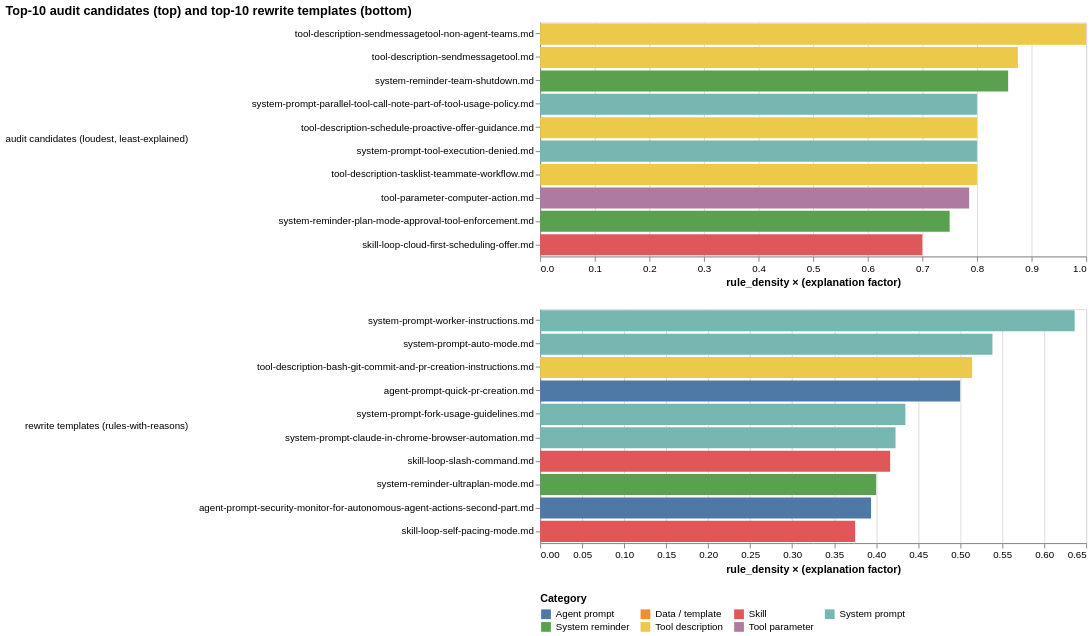

The notebook cell saved with this chart:
### Markdown cell above
## 3. Paired exemplars — audit candidates and rewrite templates

Two rankings, side by side. The **top-10 welfare-evidence files** (negative exemplars) are rule-saturated AND under-explained — they are Idea 2's primary **audit candidates**: every threat-framed sentence in these files is a candidate for rewriting. The **top-10 positive exemplars** are rule-saturated AND well-explained — they are the **rewrite templates** showing how rules can be paired with reasons in similar contexts.

The score formulas: `score_welfare = rule_density × (1 − pct_explained_para/100)` and `score_positive = rule_density × (pct_explained_para/100)`.

### Code cell
"""Welfare-evidence + positive-exemplar paired top-10 chart."""

we_top = welfare_evidence_table(alt_df, top_n=10).copy()
we_top["kind"] = "audit candidates (loudest, least-explained)"
pe_top = positive_exemplar_table(alt_df, top_n=10).copy()
pe_top["kind"] = "rewrite templates (rules-with-reasons)"

paired = pd.concat([we_top, pe_top], ignore_index=True)

paired_chart = (
    alt.Chart(paired)
    .mark_bar()
    .encode(
        x=alt.X("score:Q",
                title="rule_density × (explanation factor)"),
        y=alt.Y("path:N",
                sort=alt.SortField("score", order="descending"),
                title=None,
                axis=alt.Axis(labelLimit=420)),
        color=alt.Color("category:N",
                        scale=alt.Scale(domain=_cat_domain, range=_cat_range),
                        legend=alt.Legend(title="Category", orient="bottom", columns=4)),
        row=alt.Row("kind:N",
                    title=None,
                    sort=["audit candidates (loudest, least-explained)",
                          "rewrite templates (rules-with-reasons)"],
                    header=alt.Header(labelAngle=0, labelAlign="left")),
        tooltip=[
            alt.Tooltip("path:N"),
            alt.Tooltip("category:N"),
            alt.Tooltip("ccVersion:N"),
            alt.Tooltip("rule_n:Q",                  format=",", title="rule sentences"),
            alt.Tooltip("rule_density:Q",            format=".3f"),
            alt.Tooltip("rule_explained_para_pct:Q", format=".2f", title="% explained"),
            alt.Tooltip("score:Q",                   format=".3f"),
        ],
    )
    .properties(width=560, height=240,
                title="Top-10 audit candidates (top) and top-10 rewrite templates (bottom)")
    .resolve_scale(x="independent", y="independent")
)

paired_chart.save("figures/welfare_evidence_pairing.png", ppi=200)
paired_chart

### Figure 1 — Vega-Lite specification as saved in the notebook (floating-point values rounded to 4 significant figures)
{"config": {"view": {"continuousWidth": 300, "continuousHeight": 300}}, "data": {"name": "data-e2c34c7fcd8e0ed9f8237f4e4d12f242"}, "mark": {"type": "bar"}, "encoding": {"color": {"field": "category", "legend": {"columns": 4, "orient": "bottom", "title": "Category"}, "scale": {"domain": ["Agent prompt", "Data / template", "Skill", "System prompt", "System reminder", "Tool description", "Tool parameter"], "range": ["#4e79a7", "#f28e2c", "#e15759", "#76b7b2", "#59a14f", "#edc949", "#af7aa1"]}, "type": "nominal"}, "row": {"field": "kind", "header": {"labelAlign": "left", "labelAngle": 0}, "sort": ["audit candidates (loudest, least-explained)", "rewrite templates (rules-with-reasons)"], "title": null, "type": "nominal"}, "tooltip": [{"field": "path", "type": "nominal"}, {"field": "category", "type": "nominal"}, {"field": "ccVersion", "type": "nominal"}, {"field": "rule_n", "format": ",", "title": "rule sentences", "type": "quantitative"}, {"field": "rule_density", "format": ".3f", "type": "quantitative"}, {"field": "rule_explained_para_pct", "format": ".2f", "title": "% explained", "type": "quantitative"}, {"field": "score", "format": ".3f", "type": "quantitative"}], "x": {"field": "score", "title": "rule_density × (explanation factor)", "type": "quantitative"}, "y": {"axis": {"labelLimit": 420}, "field": "path", "sort": {"field": "score", "order": "descending"}, "title": null, "type": "nominal"}}, "height": 240, "resolve": {"scale": {"x": "independent", "y": "independent"}}, "title": "Top-10 audit candidates (top) and top-10 rewrite templates (bottom)", "width": 560, "$schema": "https://vega.github.io/schema/vega-lite/v6.4.1.json", "datasets": {"data-e2c34c7fcd8e0ed9f8237f4e4d12f242": [{"path": "tool-description-sendmessagetool-non-agent-teams.md", "category": "Tool description", "ccVersion": "2.1.116", "rule_n": 5, "rule_density": 1.0, "rule_explained_para_pct": 0.0, "score": 1.0, "kind": "audit candidates (loudest, least-explained)"}, {"path": "tool-description-sendmessagetool.md", "category": "Tool description", "ccVersion": "2.1.118", "rule_n": 7, "rule_density": 0.875, "rule_explained_para_pct": 0.0, "score": 0.875, "kind": "audit candidates (loudest, least-explained)"}, {"path": "system-reminder-team-shutdown.md", "category": "System reminder", "ccVersion": "2.1.16", "rule_n": 6, "rule_density": 0.8571, "rule_explained_para_pct": 0.0, "score": 0.8571, "kind": "audit candidates (loudest, least-explained)"}, {"path": "system-prompt-parallel-tool-call-note-part-of-tool-usage-policy.md", "category": "System prompt", "ccVersion": "2.1.30", "rule_n": 4, "rule_density": 0.8, "rule_explained_para_pct": 0.0, "score": 0.8, "kind": "audit candidates (loudest, least-explained)"}, {"path": "tool-description-schedule-proactive-offer-guidance.md", "category": "Tool description", "ccVersion": "2.1.118", "rule_n": 4, "rule_density": 0.8, "rule_explained_para_pct": 0.0, "score": 0.8, "kind": "audit candidates (loudest, least-explained)"}, {"path": "system-prompt-tool-execution-denied.md", "category": "System prompt", "ccVersion": "2.1.20", "rule_n": 4, "rule_density": 0.8, "rule_explained_para_pct": 0.0, "score": 0.8, "kind": "audit candidates (loudest, least-explained)"}, {"path": "tool-description-tasklist-teammate-workflow.md", "category": "Tool description", "ccVersion": "2.1.38", "rule_n": 4, "rule_density": 0.8, "rule_explained_para_pct": 0.0, "score": 0.8, "kind": "audit candidates (loudest, least-explained)"}, {"path": "tool-parameter-computer-action.md", "category": "Tool parameter", "ccVersion": "2.0.71", "rule_n": 11, "rule_density": 0.7857, "rule_explained_para_pct": 0.0, "score": 0.7857, "kind": "audit candidates (loudest, least-explained)"}, {"path": "system-reminder-plan-mode-approval-tool-enforcement.md", "category": "System reminder", "ccVersion": "2.1.118", "rule_n": 6, "rule_density": 0.75, "rule_explained_para_pct": 0.0, "score": 0.75, "kind": "audit candidates (loudest, least-explained)"}, {"path": "skill-loop-cloud-first-scheduling-offer.md", "category": "Skill", "ccVersion": "2.1.101", "rule_n": 9, "rule_density": 0.9, "rule_explained_para_pct": 22.22, "score": 0.7, "kind": "audit candidates (loudest, least-explained)"}, {"path": "system-prompt-worker-instructions.md", "category": "System prompt", "ccVersion": "2.1.63", "rule_n": 7, "rule_density": 0.6364, "rule_explained_para_pct": 100.0, "score": 0.6364, "kind": "rewrite templates (rules-with-reasons)"}, {"path": "system-prompt-auto-mode.md", "category": "System prompt", "ccVersion": "2.1.84", "rule_n": 8, "rule_density": 0.6154, "rule_explained_para_pct": 87.5, "score": 0.5385, "kind": "rewrite templates (rules-with-reasons)"}, {"path": "tool-description-bash-git-commit-and-pr-creation-instructions.md", "category": "Tool description", "ccVersion": "2.1.84", "rule_n": 20, "rule_density": 0.5714, "rule_explained_para_pct": 90.0, "score": 0.5143, "kind": "rewrite templates (rules-with-reasons)"}, {"path": "agent-prompt-quick-pr-creation.md", "category": "Agent prompt", "ccVersion": "2.1.118", "rule_n": 8, "rule_density": 0.5714, "rule_explained_para_pct": 87.5, "score": 0.5, "kind": "rewrite templates (rules-with-reasons)"}, {"path": "system-prompt-fork-usage-guidelines.md", "category": "System prompt", "ccVersion": "2.1.105", "rule_n": 11, "rule_density": 0.4783, "rule_explained_para_pct": 90.91, "score": 0.4348, "kind": "rewrite templates (rules-with-reasons)"}, {"path": "system-prompt-claude-in-chrome-browser-automation.md", "category": "System prompt", "ccVersion": "2.1.20", "rule_n": 17, "rule_density": 0.6538, "rule_explained_para_pct": 64.71, "score": 0.4231, "kind": "rewrite templates (rules-with-reasons)"}, {"path": "skill-loop-slash-command.md", "category": "Skill", "ccVersion": "2.1.101", "rule_n": 8, "rule_density": 0.6667, "rule_explained_para_pct": 62.5, "score": 0.4167, "kind": "rewrite templates (rules-with-reasons)"}, {"path": "system-reminder-ultraplan-mode.md", "category": "System reminder", "ccVersion": "2.1.88", "rule_n": 12, "rule_density": 0.6, "rule_explained_para_pct": 66.67, "score": 0.4, "kind": "rewrite templates (rules-with-reasons)"}, {"path": "agent-prompt-security-monitor-for-autonomous-agent-actions-second-part.md", "category": "Agent prompt", "ccVersion": "2.1.120", "rule_n": 29, "rule_density": 0.4394, "rule_explained_para_pct": 89.66, "score": 0.3939, "kind": "rewrite templates (rules-with-reasons)"}, {"path": "skill-loop-self-pacing-mode.md", "category": "Skill", "ccVersion": "2.1.105", "rule_n": 7, "rule_density": 0.4375, "rule_explained_para_pct": 85.71, "score": 0.375, "kind": "rewrite templates (rules-with-reasons)"}]}}
